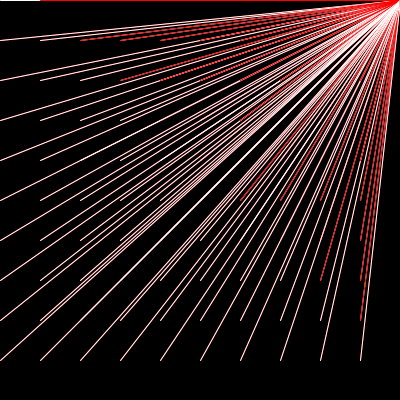
Frame 1 (no input)
Frame 60 (the mouse pressed at the canvas centre just before this capture): identical to frame 1, image omitted
Frame 120 (the mouse held since frame 60 and released just before this capture): identical to frame 1, image omitted

The Processing sketch that drew this single still picture (run headless with seeded random() and noise(); from frame 60 on, the mouse is pressed at the canvas centre):

// Processing sketch: processing_88577
// ── processing_88577.pde

void setup() {
  size (400, 400);
  smooth();
}

void draw() {
  background(0, 0, 0);
  for (int i=0; i<400; i+=40) {
    for (int j=0; j<400; j+=40) {
      stroke(250, 0, 0);
      line(i, j, 400, 0);
      stroke(255, 255, 255);
      line(j, i, 400, 0);
    }
  }
}
